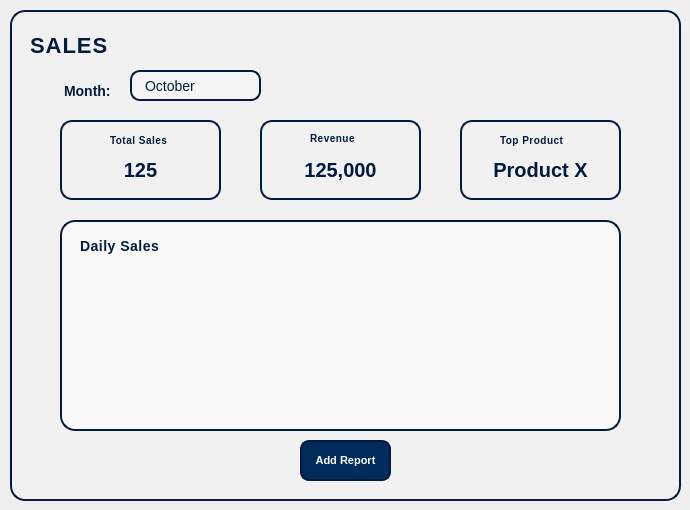
     <widget class="QWidget" name="sales_widget">
      <widget class="QWidget" name="widget_inventory_2" native="true">
       <property name="geometry">
        <rect>
         <x>10</x>
         <y>10</y>
         <width>671</width>
         <height>491</height>
        </rect>
       </property>
       <property name="styleSheet">
        <string notr="true">#widget_inventory_2 {
    background: rgba(255, 255, 255, 0.15);     /* semi-transparent glass effect */
    border: 2px solid #031b3d;                 /* navy border */
    border-radius: 15px;                       /* smoother corners */
    backdrop-filter: blur(10px);               /* subtle blur for depth */
    padding: 15px;
}
</string>
       </property>
       <widget class="QLabel" name="label_inventory_2">
        <property name="geometry">
         <rect>
          <x>20</x>
          <y>20</y>
          <width>141</width>
          <height>31</height>
         </rect>
        </property>
        <property name="styleSheet">
         <string notr="true">#label_inventory_2 {
    color: #031b3d;                  /* Deep navy text for contrast */
    font-weight: 900;                /* Bold emphasis */
    font-size: 22px;                 /* Slightly larger title */
    background: transparent;         /* Keep background clean */
    letter-spacing: 1px;             /* Space out letters slightly */
    text-transform: uppercase;       /* Make “Inventory” more assertive */
    border: none;                    /* Remove any frame borders */
    
    /* Subtle cyan glow for elegance */
    text-shadow: 0px 0px 6px #00ffff;
}</string>
        </property>
        <property name="text">
         <string>SALES</string>
        </property>
       </widget>
       <widget class="QFrame" name="frame_total">
        <property name="geometry">
         <rect>
          <x>50</x>
          <y>110</y>
          <width>161</width>
          <height>80</height>
         </rect>
        </property>
        <property name="styleSheet">
         <string notr="true">#frame_total {
    background-color: qlineargradient(x1:0, y1:0, x2:1, y2:1,
        stop:0 #c8f1ff, stop:1 #e2fbff);
    border: 2px solid #031b3d;
    border-radius: 12px;
    padding: 8px;
}</string>
        </property>
        <property name="frameShape">
         <enum>QFrame::StyledPanel</enum>
        </property>
        <property name="frameShadow">
         <enum>QFrame::Raised</enum>
        </property>
        <widget class="QLabel" name="label_title">
         <property name="geometry">
          <rect>
           <x>50</x>
           <y>10</y>
           <width>61</width>
           <height>20</height>
          </rect>
         </property>
         <property name="styleSheet">
          <string notr="true">#label_title {
    color: #031b3d;
    font-family: &quot;Segoe UI&quot;;
    font-size: 10px;
    font-weight: bold;
    letter-spacing: 0.5px;
	background-color:transparent;
}</string>
         </property>
         <property name="text">
          <string>Total Sales</string>
         </property>
        </widget>
        <widget class="QLabel" name="label_text">
         <property name="geometry">
          <rect>
           <x>10</x>
           <y>40</y>
           <width>141</width>
           <height>20</height>
          </rect>
         </property>
         <property name="styleSheet">
          <string notr="true">#label_text {
    color: #031b3d;
    font-family: &quot;Poppins&quot;;
    font-size: 20px;
    font-weight: 600;
	background-color: transparent;
}</string>
         </property>
         <property name="text">
          <string>125</string>
         </property>
         <property name="alignment">
          <set>Qt::AlignCenter</set>
         </property>
        </widget>
       </widget>
       <widget class="QFrame" name="frame_revenue">
        <property name="geometry">
         <rect>
          <x>250</x>
          <y>110</y>
          <width>161</width>
          <height>80</height>
         </rect>
        </property>
        <property name="styleSheet">
         <string notr="true">#frame_revenue {
    background-color: qlineargradient(x1:0, y1:0, x2:1, y2:1,
        stop:0 #c8f1ff, stop:1 #e2fbff);
    border: 2px solid #031b3d;
    border-radius: 12px;
    padding: 8px;
}</string>
        </property>
        <property name="frameShape">
         <enum>QFrame::StyledPanel</enum>
        </property>
        <property name="frameShadow">
         <enum>QFrame::Raised</enum>
        </property>
        <widget class="QLabel" name="label_revenue">
         <property name="geometry">
          <rect>
           <x>50</x>
           <y>10</y>
           <width>49</width>
           <height>16</height>
          </rect>
         </property>
         <property name="styleSheet">
          <string notr="true">#label_revenue {
    color: #031b3d;
    font-family: &quot;Segoe UI&quot;;
    font-size: 10px;
    font-weight: bold;
    letter-spacing: 0.5px;
	background-color:transparent;
}</string>
         </property>
         <property name="text">
          <string>Revenue</string>
         </property>
        </widget>
        <widget class="QLabel" name="label_amount">
         <property name="geometry">
          <rect>
           <x>20</x>
           <y>40</y>
           <width>121</width>
           <height>20</height>
          </rect>
         </property>
         <property name="styleSheet">
          <string notr="true">#label_amount {
    color: #031b3d;
    font-family: &quot;Poppins&quot;;
    font-size: 20px;
    font-weight: 600;
	background-color: transparent;
}</string>
         </property>
         <property name="text">
          <string>125,000</string>
         </property>
         <property name="alignment">
          <set>Qt::AlignCenter</set>
         </property>
        </widget>
       </widget>
       <widget class="QFrame" name="frame_top">
        <property name="geometry">
         <rect>
          <x>450</x>
          <y>110</y>
          <width>161</width>
          <height>80</height>
         </rect>
        </property>
        <property name="styleSheet">
         <string notr="true">#frame_top {
    background-color: qlineargradient(x1:0, y1:0, x2:1, y2:1,
        stop:0 #c8f1ff, stop:1 #e2fbff);
    border: 2px solid #031b3d;
    border-radius: 12px;
    padding: 8px;
}</string>
        </property>
        <property name="frameShape">
         <enum>QFrame::StyledPanel</enum>
        </property>
        <property name="frameShadow">
         <enum>QFrame::Raised</enum>
        </property>
        <widget class="QLabel" name="label_top">
         <property name="geometry">
          <rect>
           <x>40</x>
           <y>10</y>
           <width>71</width>
           <height>20</height>
          </rect>
         </property>
         <property name="styleSheet">
          <string notr="true">#label_top {
    color: #031b3d;
    font-family: &quot;Segoe UI&quot;;
    font-size: 10px;
    font-weight: bold;
    letter-spacing: 0.5px;
	background-color:transparent;
}</string>
         </property>
         <property name="text">
          <string>Top Product</string>
         </property>
        </widget>
        <widget class="QLabel" name="label_product">
         <property name="geometry">
          <rect>
           <x>10</x>
           <y>40</y>
           <width>141</width>
           <height>20</height>
          </rect>
         </property>
         <property name="styleSheet">
          <string notr="true">#label_product {
    color: #031b3d;
    font-family: &quot;Poppins&quot;;
    font-size: 20px;
    font-weight: 600;
	background-color: transparent;
}</string>
         </property>
         <property name="text">
          <string>Product X</string>
         </property>
         <property name="alignment">
          <set>Qt::AlignCenter</set>
         </property>
        </widget>
       </widget>
       <widget class="QFrame" name="frame_monthly">
        <property name="geometry">
         <rect>
          <x>50</x>
          <y>210</y>
          <width>561</width>
          <height>211</height>
         </rect>
        </property>
        <property name="styleSheet">
         <string notr="true">#frame_monthly {
    background-color: rgba(255, 255, 255, 0.6);
    border: 2px solid #031b3d;
    border-radius: 15px;
    padding: 12px;
}
</string>
        </property>
        <property name="frameShape">
         <enum>QFrame::StyledPanel</enum>
        </property>
        <property name="frameShadow">
         <enum>QFrame::Raised</enum>
        </property>
        <widget class="QLabel" name="label_monthly">
         <property name="geometry">
          <rect>
           <x>10</x>
           <y>10</y>
           <width>121</width>
           <height>31</height>
          </rect>
         </property>
         <property name="styleSheet">
          <string notr="true">#label_monthly {
    color: #031b3d;
    font-family: &quot;Segoe UI&quot;;
    font-size: 14px;
    font-weight: bold;
    letter-spacing: 0.5px;
    background-color: transparent;
    border-radius: 6px;
    padding: 3px 6px;
}
</string>
         </property>
         <property name="text">
          <string>Daily Sales</string>
         </property>
        </widget>
       </widget>
       <widget class="QLabel" name="label_month">
        <property name="geometry">
         <rect>
          <x>50</x>
          <y>60</y>
          <width>61</width>
          <height>41</height>
         </rect>
        </property>
        <property name="styleSheet">
         <string notr="true">#label_month {
    color: #031b3d;            /* Same navy tone for consistency */
    font-weight: 600;
    font-size: 14px;
    background: transparent;
    border: none;
    padding-right: 5px;        /* Adds spacing between label and input */
}
</string>
        </property>
        <property name="text">
         <string>Month:</string>
        </property>
       </widget>
       <widget class="QLabel" name="label_month1">
        <property name="geometry">
         <rect>
          <x>120</x>
          <y>60</y>
          <width>131</width>
          <height>31</height>
         </rect>
        </property>
        <property name="styleSheet">
         <string notr="true">#label_month1 {
    background: rgba(255, 255, 255, 70);  /* Semi-transparent white */
    border: 2px solid #031b3d;
    border-radius: 10px;
    padding: 5px 10px;
    color: #031b3d;
    font-size: 14px;
    selection-background-color: #00ffff;  /* Cyan highlight when selecting text */
    selection-color: #031b3d;
}

#label_month1:focus {
    border: 2px solid #00ffff;            /* Cyan glow on focus */
    background: rgba(255, 255, 255, 90);
}</string>
        </property>
        <property name="text">
         <string>October</string>
        </property>
       </widget>
       <widget class="QPushButton" name="addbutton_2">
        <property name="geometry">
         <rect>
          <x>290</x>
          <y>430</y>
          <width>91</width>
          <height>41</height>
         </rect>
        </property>
        <property name="cursor">
         <cursorShape>PointingHandCursor</cursorShape>
        </property>
        <property name="styleSheet">
         <string notr="true">#addbutton_2 {
    background-color: #002B5B;    /* Very light cyan tint */
    border: 2px solid #031b3d;                  /* Deep navy border */
    border-radius: 9px;
    color: #FFFFFF;
    font-weight: 500;
    font-size: 11px;                            /* Smaller text */
    padding: 4px 10px;
}

#addbutton:hover {
    background-color: rgba(0, 255, 255, 60);    /* Subtle cyan highlight */
    border: 2px solid #00ffff;                  /* Cyan glow */
}

#addbutton:pressed {
    background-color: rgba(0, 255, 255, 90);    /* Slightly stronger color */
}
</string>
        </property>
        <property name="text">
         <string>Add Report</string>
        </property>
       </widget>
      </widget>
     </widget>
